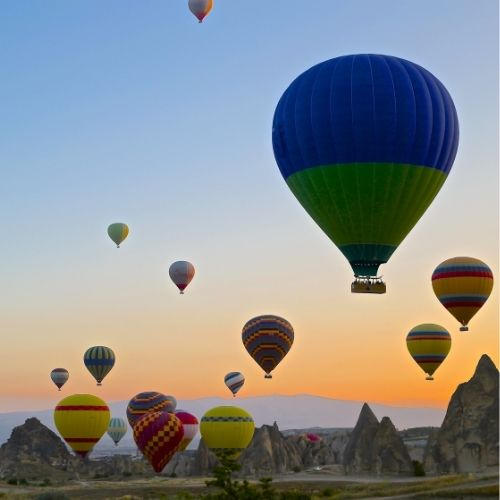
#> input picture opencv_demo-main/image_basics_py/balloon.jpg, 500 x 500 px
$ python img_translation.py
#> lines starting #> are read from the running program, lines starting #| are printed output that depends on the picture
import cv2
import numpy
import imutils


img=cv2.imread("balloon.jpg")
#> img is the input picture: shape (500, 500, 3); mean B, G, R 144, 143, 139.8
img_translate=imutils.translate(img, 0, -210)
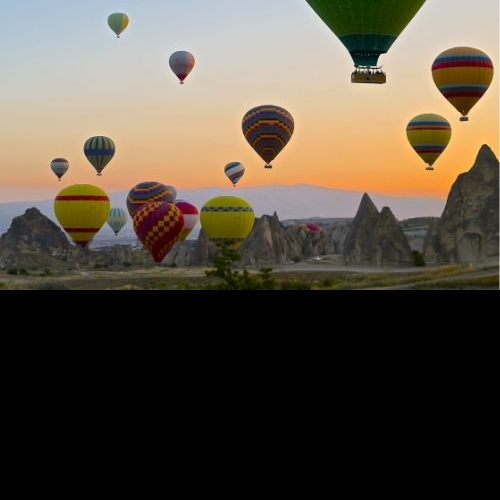
#> img_translate: shape (500, 500, 3); mean B, G, R 67.6, 80.9, 90
img_show=cv2.imshow("TRANSLATED_IMAGE", img_translate)
cv2.waitKey(0)

$ run again, with opencv_demo-main/image_basics_py/baby.jpg copied over opencv_demo-main/image_basics_py/balloon.jpg
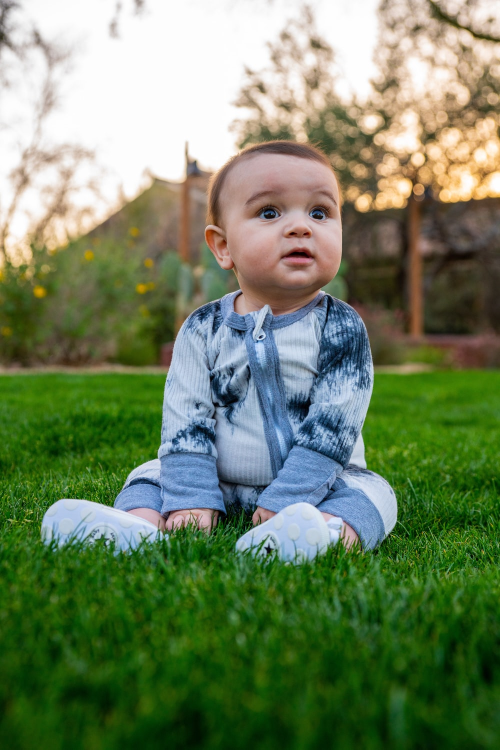
#> input picture opencv_demo-main/image_basics_py/baby.jpg, 1000 x 1499 px (shown at 1/2 size)
#> img is the input picture: shape (1499, 1000, 3); mean B, G, R 96.6, 130.3, 112.1
#> `img_translate=imutils.translate(img, 0, -210)`:
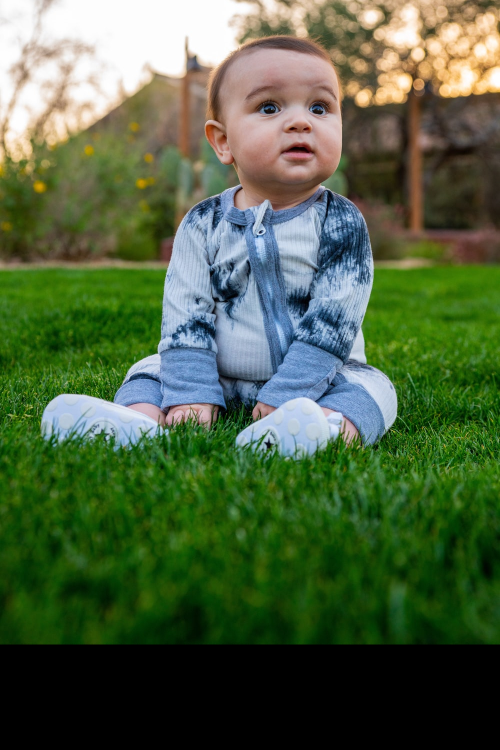
#> img_translate: shape (1499, 1000, 3) (shown at 1/2 size); mean B, G, R 66.2, 98.8, 79.5
